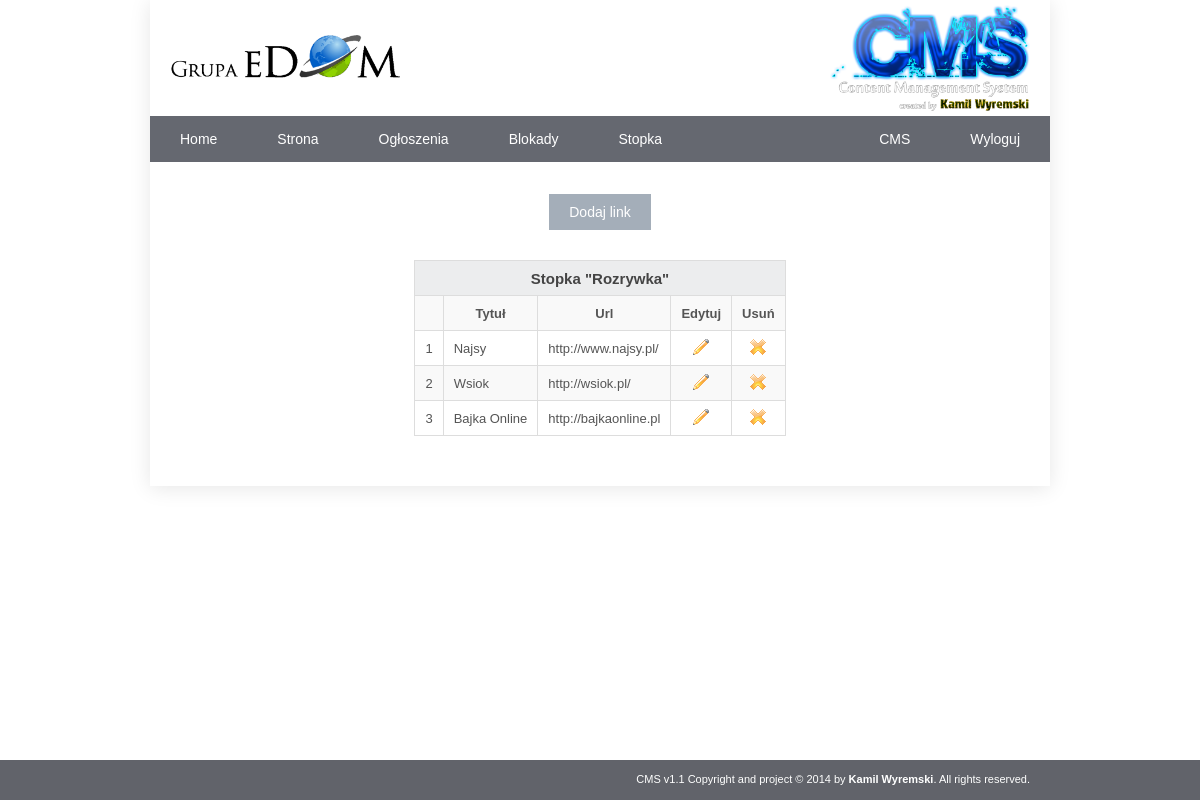
Screenshot of /strona/cms/index.php?stopka&rozrywka (signed in) with the database file from the repository.
### tables this page shows
CREATE TABLE IF NOT EXISTS `cms` (
  `id` int(11) NOT NULL AUTO_INCREMENT,
  `login` varchar(32) DEFAULT NULL,
  `password` varchar(32) DEFAULT NULL,
  PRIMARY KEY (`id`)
);

CREATE TABLE IF NOT EXISTS `footer` (
  `id` int(11) NOT NULL AUTO_INCREMENT,
  `type` int(11) DEFAULT NULL,
  `title` varchar(256) DEFAULT NULL,
  `url` varchar(256) DEFAULT NULL,
  PRIMARY KEY (`id`)
);

### strona/cms/index.php (called while the page is built, shortened)
<?php
 require_once('../lib/Smarty.class.php');
 $smarty = new Smarty();
 $smarty->template_dir = 'views';
 $smarty->compile_dir = 'tmp';
 $smarty->cache_dir = 'cache';
 $strona = 'index';
 if(isset($_SESSION['user_cms']) and isset($_SESSION['user_cms_p'])){
	$usern = mysql_query('select * from cms where login="'.$_SESSION['user_cms'].'" and password="'.$_SESSION['user_cms_p'].'"');
	while($dane = mysql_fetch_array($usern)){$user= $dane;}
	if(isset($user)){
		$smarty->assign("user", $user);
		if (isset($_GET['strona'])){
			if (isset($_POST['price']) and isset($_POST['max_0']) and isset($_POST['max_1'])){
				mysql_query('update settings set price="'.$_POST['price'].'", ads_0="'.$_POST['max_0'].'", ads_1="'.$_POST['max_1'].'" where id="1"');
			}
			$smarty->assign("serwer", $_SERVER['HTTP_HOST']);
			$se0 = mysql_query('select * from settings');
			while($dane = mysql_fetch_array($se0)){$settings = $dane;}
			$smarty->assign("settings", $settings);
			$strona = 'strona';
		}else if (isset($_GET['stopka'])){
			if (isset($_GET['seokatalogi'])){
				$foo = "0"; $smarty->assign("foo_nazwa", "Seokatalogi"); $smarty->assign("foo_type", 0);
			}else if (isset($_GET['kredyty'])){
				$foo = "1"; $smarty->assign("foo_nazwa", "Kredyty");$smarty->assign("foo_type", 1);
			}else if (isset($_GET['rozrywka'])){
				$foo = "2"; $smarty->assign("foo_nazwa", "Rozrywka");$smarty->assign("foo_type", 2);
			}else if (isset($_GET['bazy'])){
				$foo = "3"; $smarty->assign("foo_nazwa", "Bazy noclegowe");$smarty->assign("foo_type", 3);
			}else{
				$foo = "4"; $smarty->assign("foo_nazwa", "Inne");$smarty->assign("foo_type", 4);
			}
			$fo = mysql_query('select * from footer where type="'.$foo.'"');
			while($dane = mysql_fetch_array($fo)){$footer[] = $dane;}
			if (isset($footer)){
				$smarty->assign("footer", $footer);
			}
			$strona = 'stopka';
		}else if (isset($_GET['cms'])){
			$smarty->assign("login", $_SESSION['user_cms']);
			$smarty->assign("password", $_SESSION['user_cms_p']);
			$strona = 'cms';
		}else {
			$strona = 'home';
		}
	}else{
		unset($_SESSION['user_cms']);
	}
}
 $smarty->assign('strona',$strona);
 $smarty->display('index.tpl');
?>

### strona/lib/plugins/function.counter.php (called while the page is built, shortened)
<?php
function smarty_function_counter($params, &$smarty)
{
    static $counters = array();
    $name = (isset($params['name'])) ? $params['name'] : 'default';
    if (!isset($counters[$name])) {
        $counters[$name] = array(
            'start'=>1,
            'skip'=>1,
            'direction'=>'up',
            'count'=>1
            );
    }
    $counter =& $counters[$name];
    if (isset($params['print'])) {
        $print = (bool)$params['print'];
    } else {
        $print = empty($counter['assign']);
    }
    if ($print) {
        $retval = $counter['count'];
    } else {
        $retval = null;
    }
    if ($counter['direction'] == "down")
        $counter['count'] -= $counter['skip'];
    else
        $counter['count'] += $counter['skip'];
    return $retval;
}
?>

### strona/cms/tmp/%%D1^D1B^D1BA0D65%%stopka.html.php (the view, shortened to what this page needs)
﻿	<div class="center"><a href="#" class="link_dodaj" id="stopka_link">Dodaj link</a></div>
	<?php if ($this->_tpl_vars['footer']): ?>
	<table id="stopka_table">
		<tr>
			<td colspan="5">Stopka "<?php echo $this->_tpl_vars['foo_nazwa']; ?>
"</td>
		</tr>
		<tr>
			<td></td><td>Tytuł</td><td>Url</td><td>Edytuj</td><td>Usuń</td>
		</tr>
			<?php unset($this->_sections['footer']);
$this->_sections['footer']['name'] = 'footer';
$this->_sections['footer']['loop'] = is_array($_loop=$this->_tpl_vars['footer']) ? count($_loop) : max(0, (int)$_loop); unset($_loop);
$this->_sections['footer']['show'] = true;
$this->_sections['footer']['max'] = $this->_sections['footer']['loop'];
$this->_sections['footer']['step'] = 1;
$this->_sections['footer']['start'] = $this->_sections['footer']['step'] > 0 ? 0 : $this->_sections['footer']['loop']-1;
if ($this->_sections['footer']['show']) {
    $this->_sections['footer']['total'] = $this->_sections['footer']['loop'];
} else
    $this->_sections['footer']['total'] = 0;
if ($this->_sections['footer']['show']):
            for ($this->_sections['footer']['index'] = $this->_sections['footer']['start'], $this->_sections['footer']['iteration'] = 1;
                 $this->_sections['footer']['iteration'] <= $this->_sections['footer']['total'];
                 $this->_sections['footer']['index'] += $this->_sections['footer']['step'], $this->_sections['footer']['iteration']++):
$this->_sections['footer']['rownum'] = $this->_sections['footer']['iteration'];
$this->_sections['footer']['index_prev'] = $this->_sections['footer']['index'] - $this->_sections['footer']['step'];
$this->_sections['footer']['index_next'] = $this->_sections['footer']['index'] + $this->_sections['footer']['step'];
$this->_sections['footer']['first']      = ($this->_sections['footer']['iteration'] == 1);
$this->_sections['footer']['last']       = ($this->_sections['footer']['iteration'] == $this->_sections['footer']['total']);
?>
				<tr>
					<td><?php echo smarty_function_counter(array(), $this);?>
</td>
					<td><?php echo $this->_tpl_vars['footer'][$this->_sections['footer']['index']]['title']; ?>
</a></td>
					<td><?php echo $this->_tpl_vars['footer'][$this->_sections['footer']['index']]['url']; ?>
</td>
					<td><a href="#" data-id="<?php echo $this->_tpl_vars['footer'][$this->_sections['footer']['index']]['id']; ?>
" data-title="<?php echo $this->_tpl_vars['footer'][$this->_sections['footer']['index']]['title']; ?>
" data-url="<?php echo $this->_tpl_vars['footer'][$this->_sections['footer']['index']]['url']; ?>
" class="edytuj_footer_link"><img src="img/pencil.png" alt="Edytuj"/></a></td>
					<td><a href="#" data-id="<?php echo $this->_tpl_vars['footer'][$this->_sections['footer']['index']]['id']; ?>
" data-title="<?php echo $this->_tpl_vars['footer'][$this->_sections['footer']['index']]['title']; ?>
" class="usun_footer"><img src="img/delete.png" alt="Usuń"/></a></td>
				</tr>
			<?php endfor; endif; ?>
	</table>
	<?php else: ?>
	<br><br><h1>Nie dodano jeszcze żadnych linków w kategorii "<?php echo $this->_tpl_vars['foo_nazwa']; ?>
"</h1>
	<?php endif; ?>

### strona/cms/views/css/style.css (style rules this page uses)
* { margin: 0; padding: 0; text-decoration: none; }
body { font-family: 'Ubuntu', sans-serif; min-width:900px; position:relative; }
table { border-collapse: collapse; margin:auto; margin-top:30px; color: #555555; font-size:13px; }
table a { color:black; font-weight:bold; }
table tr { height: 35px; }
table tr:nth-child(2n) { background-color: #f9f9f9; }
table tr td { border: solid 1px #dddddd; padding-left:10px; padding-right:10px; }
table tr:first-child { background-color: #ecedee; text-align:center; color: #444444; font-size:15px; font-weight: bold; }
table tr:nth-child(2) td { font-weight:bold; text-align:center; }
table img { opacity:0.8; }
.center { width:100%; text-align:center; }
.link_dodaj { display:inline-block; padding: 10px 20px; margin-top:10px; background-color: #a4aeb9; color:white; font-size:14px; cursor:pointer; }
#stopka_table tr td:nth-child(4), #stopka_table tr td:nth-child(5) { text-align:center; width:20px; }

### rows the page displays
footer: title "Najsy", url "http://www.najsy.pl/"
cms: id "1"
footer: this "2", title "Wsiok", url "http://wsiok.pl/"
footer: this "3", title "Bajka Online", url "http://bajkaonline.pl"

### other values shown
$this->_tpl_vars['foo_nazwa'] "Rozrywka"
